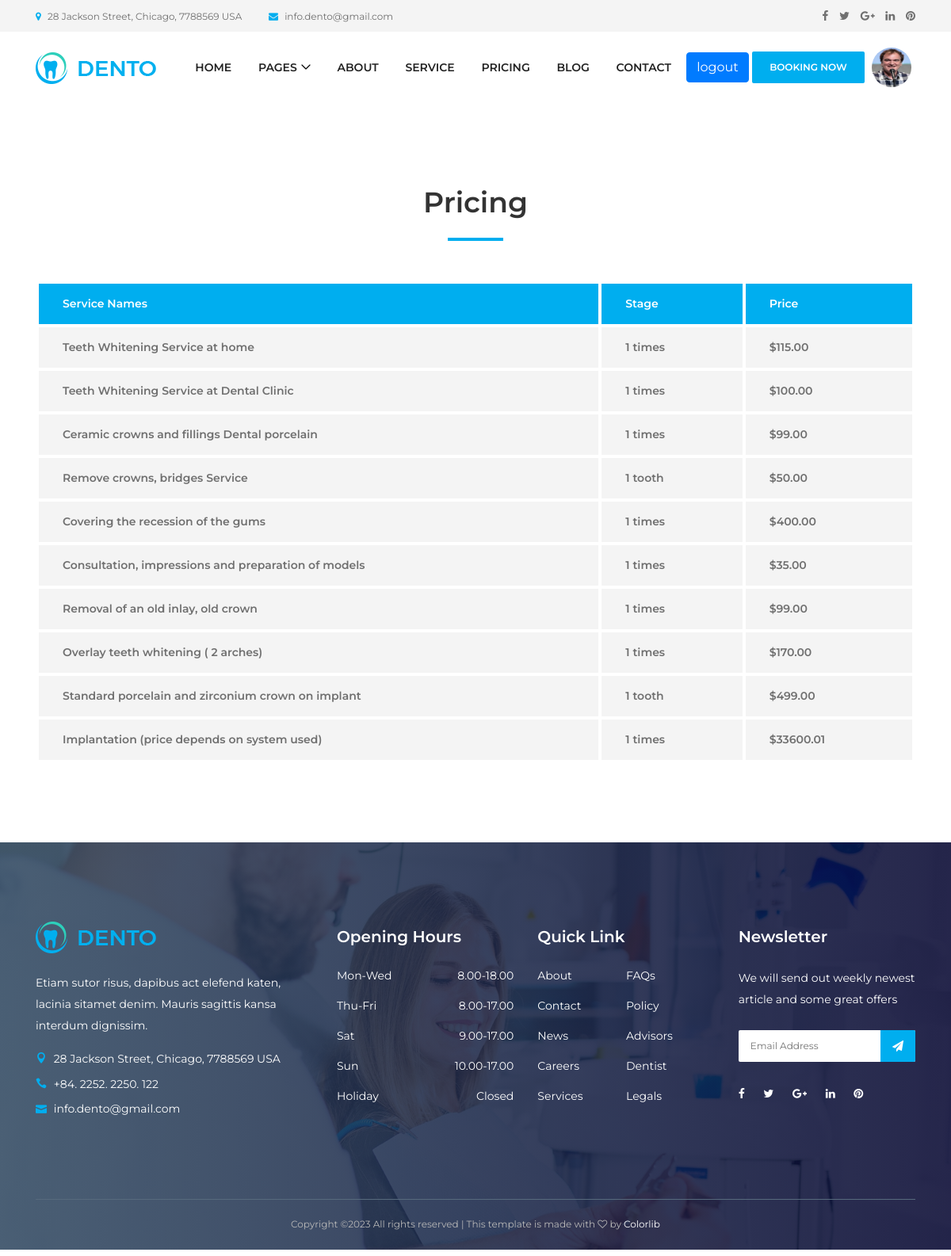
/price/ (signed in), run on the app's committed database.
### users/models.py (models this page shows, shortened)
class Profile(models.Model):
    user = models.OneToOneField(User, on_delete=models.CASCADE)
    image = models.ImageField(default='default.png', upload_to='profileIMG')

### website/models.py (models this page shows, shortened)
class Price(models.Model):
    title = models.CharField(max_length=50)
    stage = models.CharField(max_length=40)
    price = models.DecimalField(max_digits=9, decimal_places=2, default=0)

### website/views.py (the view)
# urls.py: path('price/',price, name='price'),
def price(request):
    Model = Price.objects.all()
    return render(request, 'website/price.html', {'prices': Model})

### website/templates/website/price.html
{% extends 'website/base.html' %}
{% load static %}
{% block content %}
 {% load static %}
<section class="dento-pricing-table-area section-padding-100">
    <div class="container">
      <div class="row">
        <div class="col-12">
          <div class="section-heading text-center">
            <h2>Pricing</h2>
            <div class="line"></div>
          </div>
        </div>
      </div>
      <div class="row">
        <div class="col-12">
          <div class="dento-price-table table-responsive">
            <table class="table table-borderless mb-0">
              <thead>
                <tr>
                  <th scope="col">Service Names</th>
                  <th scope="col">Stage</th>
                  <th scope="col">Price</th>
                </tr>
              </thead>
              {% for price in prices %}
              <tbody>
                <tr>
                  <th scope="row">{{ price.title }}</th>
                  <td>{{ price.stage }}</td>
                  <td>${{ price.price }}</td>
                </tr>
                </tbody>
                        {% endfor %}
            </table>
          </div>
        </div>
      </div>
    </div>
  </section>
{% endblock content %}

### website/templates/website/base.html (shortened to what this page needs)
{% load static %}
<!DOCTYPE html>
<html lang="en">
<head>
  <link rel="stylesheet" href="{% static 'website/css/style.css'%}">
</head>
<body>
{% include 'website/include/header.html' %}
{% block content %}
{% endblock content %}
{% include 'website/include/footer.html' %}
</body>
</html>

### website/templates/website/include/header.html (shortened to what this page needs)
{% load static %}
  <header class="header-area">
    <div class="top-header-area">
      <div class="container h-100">
        <div class="row h-100 align-items-center">
          <div class="col-6 col-md-9 col-lg-8">
            <div class="top-header-content">
              <a href="#" data-toggle="tooltip" data-placement="bottom" title="28 Jackson Street, Chicago, 7788569 USA"><i class="fa fa-map-marker"></i> <span>28 Jackson Street, Chicago, 7788569 USA</span></a>
              <a href="#" data-toggle="tooltip" data-placement="bottom" title="info.dento@gmail.com"><i class="fa fa-envelope"></i> <span>info.dento@gmail.com</span></a>
            </div>
          </div>
          <div class="col-6 col-md-3 col-lg-4">
            <div class="top-header-social-info text-right">
              <a href="#" data-toggle="tooltip" data-placement="bottom" title="Facebook"><i class="fa fa-facebook"></i></a>
              <a href="#" data-toggle="tooltip" data-placement="bottom" title="Twitter"><i class="fa fa-twitter"></i></a>
              <a href="#" data-toggle="tooltip" data-placement="bottom" title="Google Plus"><i class="fa fa-google-plus"></i></a>
              <a href="#" data-toggle="tooltip" data-placement="bottom" title="Linkedin"><i class="fa fa-linkedin"></i></a>
              <a href="#" data-toggle="tooltip" data-placement="bottom" title="Pinterest"><i class="fa fa-pinterest"></i></a>
            </div>
          </div>
        </div>
      </div>
    </div>
    <div class="main-header-area">
      <div class="classy-nav-container breakpoint-off">
        <div class="container">
          <nav class="classy-navbar justify-content-between" id="dentoNav">
            <a class="nav-brand" href="{% url 'website:home' %}"><img src="{% static 'website/img/core-img/logo.png'%}" alt=""></a>
            <div class="classy-menu">
              <div class="classynav">
                <ul id="nav">
                  <li><a href="{% url 'website:home' %}">Home</a></li>
                  <li><a href="#">Pages</a>
                  </li>
                  <li><a href="{% url 'website:about' %}">About</a></li>
                  <li><a href="service.html">Service</a></li>
                  <li><a href="{% url 'website:price' %}">Pricing</a></li>
                  <li><a href="{% url 'blog:blog' %}">Blog</a></li>
                  <li><a href="{% url 'website:contact' %}">Contact</a></li>
                </ul>
              </div>
            </div>
            <div class="logg" style="display:flex; " >
            {% if user.is_authenticated %}
            <form action="{% url 'logout' %}" method="post"> {% csrf_token %}
            <button  class="btn btn-primary" type="submit">logout</button></form>
            {% else %}
            <a style="" href="{% url 'login' %}"  class="btn btn-primary">login</a>
            <a href="{% url 'register' %}"  class="btn btn-primary">Register</a>
            {% endif %}
              </div>
            <a href="{% url 'appointments:appointments' %}" class="btn dento-btn booking-btn">Booking Now</a>
             <a href="{% url 'profile' %}" style="margin:5px;">
               {% if user.is_authenticated %}
               <img style="width:50px;height:50px;" class="rounded-circle article-img" src="{{ user.profile.image.url }}">
               {% endif %}
        </a>
          </nav>
        </div>
      </div>
    </div>
  </header>

### website/templates/website/include/footer.html (shortened to what this page needs)
{% load static %}
  <footer class="footer-area bg-img bg-gradient-overlay" style="background-image: url({% static 'website/img/bg-img/3.jpg'%});">
    <div class="container">
      <div class="row">
        <div class="col-12 col-sm-6 col-lg-4">
          <div class="single-footer-widget">
            <a href="./index.html" class="d-block mb-4"><img src="{% static 'website/img/core-img/logo.png'%}" alt=""></a>
            <p>Etiam sutor risus, dapibus act elefend katen, lacinia sitamet denim. Mauris sagittis kansa interdum dignissim.</p>
            <div class="footer-contact">
              <p><i class="icon_pin"></i> 28 Jackson Street, Chicago, 7788569 USA</p>
              <p><i class="icon_phone"></i> +84. 2252. 2250. 122</p>
              <p><i class="icon_mail"></i> info.dento@gmail.com</p>
            </div>
          </div>
        </div>
        <div class="col-12 col-sm-6 col-lg">
          <div class="single-footer-widget">
            <h5 class="widget-title">Opening Hours</h5>
            <ul class="opening-hours">
              <li><span>Mon-Wed</span> <span>8.00-18.00</span></li>
              <li><span>Thu-Fri</span> <span>8.00-17.00</span></li>
              <li><span>Sat</span> <span>9.00-17.00</span></li>
              <li><span>Sun</span> <span>10.00-17.00</span></li>
              <li><span>Holiday</span> <span>Closed</span></li>
            </ul>
          </div>
        </div>
        <div class="col-12 col-sm-6 col-lg">
          <div class="single-footer-widget">
            <h5 class="widget-title">Quick Link</h5>
            <nav>
              <ul class="quick-links">
                <li><a href="#">About</a></li>
                <li><a href="#">FAQs</a></li>
                <li><a href="#">Contact</a></li>
                <li><a href="#">Policy</a></li>
                <li><a href="#">News</a></li>
                <li><a href="#">Advisors</a></li>
                <li><a href="#">Careers</a></li>
                <li><a href="#">Dentist</a></li>
                <li><a href="#">Services</a></li>
                <li><a href="#">Legals</a></li>
              </ul>
            </nav>
          </div>
        </div>
        <div class="col-12 col-sm-6 col-lg">
          <div class="single-footer-widget">
            <h5 class="widget-title">Newsletter</h5>
            <p>We will send out weekly newest article and some great offers</p>
            <div class="footer-newsletter-form">
              <form action="{% url 'website:send-message' %}" method="post">
                <input type="email" name="nl-email" value="" placeholder="Email Address">
                <button type="submit"><i class="fa fa-paper-plane" aria-hidden="true"></i></button>
              </form>
            </div>
            <div class="footer-social-info">
              <a href="#" data-toggle="tooltip" data-placement="top" title="Facebook"><i class="fa fa-facebook"></i></a>
              <a href="#" data-toggle="tooltip" data-placement="top" title="Twitter"><i class="fa fa-twitter"></i></a>
              <a href="#" data-toggle="tooltip" data-placement="top" title="Google Plus"><i class="fa fa-google-plus"></i></a>
              <a href="#" data-toggle="tooltip" data-placement="top" title="Linkedin"><i class="fa fa-linkedin"></i></a>
              <a href="#" data-toggle="tooltip" data-placement="top" title="Pinterest"><i class="fa fa-pinterest"></i></a>
            </div>
          </div>
        </div>
      </div>
    </div>
    <div class="container">
      <div class="row">
        <div class="col-12">
          <div class="copywrite-content">
            <p>
Copyright &copy;<script>document.write(new Date().getFullYear());</script> All rights reserved | This template is made with <i class="fa fa-heart-o" aria-hidden="true"></i> by <a href="https://colorlib.com" target="_blank">Colorlib</a>
</p>
          </div>
        </div>
      </div>
    </div>
  </footer>

### static/website/css/default-assets/classy-nav.css (style rules this page uses)
body { font-family: "Roboto", sans-serif; }
ul { margin: 0; }
ul li { list-style: none; }
img { height: auto; max-width: 100%; }
.bg-img { background-position: center center; background-size: cover; background-repeat: no-repeat; }
.classy-nav-container { position: relative; z-index: 100; background-color: #ffffff; }
.classy-nav-container * { box-sizing: border-box; }
.classy-nav-container a { -webkit-transition-duration: 500ms; transition-duration: 500ms; text-decoration: none; outline: none; font-size: 14px; font-weight: 400; color: #232323; display: inline-block; }
.justify-content-between { -webkit-box-pack: justify; -ms-flex-pack: justify; justify-content: space-between; }
.classy-navbar { width: 100%; height: 70px; padding: 0.5em 2em; display: -webkit-box; display: -ms-flexbox; display: flex; -webkit-box-align: center; -ms-flex-align: center; -ms-grid-row-align: center; align-items: center; }
.classy-navbar .nav-brand { font-size: 26px; font-weight: 500; color: #565656; display: inline-block; margin-right: 30px; }
.classynav ul li { display: inline-block; clear: both; position: inherit; z-index: 10; }
.classynav ul li.cn-dropdown-item { position: relative; z-index: 10; }
.classynav ul li a { padding: 0 12px; display: block; height: 35px; font-size: 14px; line-height: 34px; }
.classynav ul li.megamenu-item>a:after, .classynav ul li.has-down>a:after { font-family: 'classyfonts'; content: "\e900"; font-size: 12px; color: #000000; padding-left: 5px; -webkit-transition-duration: 500ms; transition-duration: 500ms; }
.breakpoint-off .classynav { display: -webkit-box; display: -ms-flexbox; display: flex; -webkit-box-align: center; -ms-flex-align: center; -ms-grid-row-align: center; align-items: center; }

### data on the page
Price: title "Teeth Whitening Service at home", stage "1 times", price "115.00"
Price: title "Teeth Whitening Service at Dental Clinic", stage "1 times", price "100.00"
Price: title "Ceramic crowns and fillings Dental porcelain", stage "1 times", price "99.00"
Price: title "Remove crowns, bridges Service", stage "1 tooth", price "50.00"
Price: title "Covering the recession of the gums", stage "1 times", price "400.00"
Price: title "Consultation, impressions and preparation of models", stage "1 times", price "35.00"
Price: title "Removal of an old inlay, old crown", stage "1 times", price "99.00"
Price: title "Overlay teeth whitening ( 2 arches)", stage "1 times", price "170.00"
Price: title "Standard porcelain and zirconium crown on implant", stage "1 tooth", price "499.00"
Price: title "Implantation (price depends on system used)", stage "1 times", price "33600.01"
